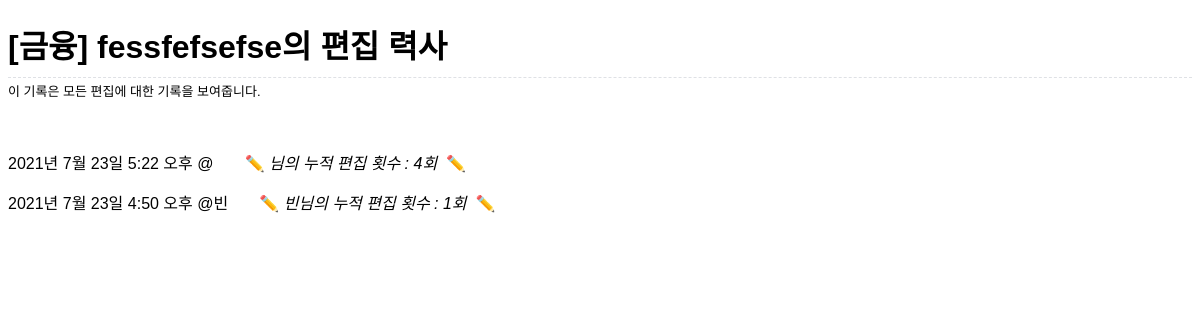
The app's page /mainPage/history/1/ with its own data.
### blogPosts/models.py (models this page shows, shortened)
class Post(models.Model):
    section = models.CharField(max_length=256, null=True)
    sub_section = models.CharField(max_length=256, null=True)
    title = models.CharField(max_length=256)
    brief_description = models.CharField(max_length=256, null=True)
    image = models.ImageField(upload_to='feed_image', blank = True, null=True)
    content = models.TextField()
    created_at = models.DateTimeField(default=timezone.now)
    updated_at = models.DateTimeField(blank=True, null=True)
    like_dislike = models.ManyToManyField(User, blank=True, related_name='like_posts', through='LikeOrDislike')
    edit_users = models.ManyToManyField(User, blank=True, related_name = 'post_editors', through = 'Editors')

class Editors(models.Model):
    user = models.ForeignKey(User, on_delete=models.CASCADE)
    post = models.ForeignKey(Post, on_delete=models.CASCADE)
    edited_at = models.DateTimeField(default = timezone.now)

### accounts/models.py (models this page shows, shortened)
class Profile(models.Model):
    user = models.OneToOneField(User, on_delete=models.CASCADE)
    password = models.CharField(max_length=64, verbose_name="비밀번호")
    email = models.EmailField(verbose_name="email", max_length=60, default = "마이페이지에서 이름을 입력해주세요!")
    interest = models.CharField(verbose_name='interest', max_length=200)
    date_joined = models.DateTimeField(verbose_name="date joined", auto_now_add=True)
    last_login = models.DateTimeField(verbose_name="last joined", auto_now=True)
    is_admin = models.BooleanField(default=False)
    is_active = models.BooleanField(default=True)
    profile_image = models.ImageField(max_length=255, upload_to="img/", null=True, blank=True, default="img/Bin.png")

### blogPosts/views.py (the view)
# urls.py: path('history/<int:id>/', views.IframeView.history, name = "history"),
    def history(request, id) :
        post = Post.objects.get(id = id)
        editor_list = post.editors_set.all().order_by('-edited_at')
        final_list = editor_list
        editor_count = {}
        for editor in editor_list :
            if editor.user.profile.email in editor_count:
                editor_count[editor.user.profile.email] += 1
                final_list = final_list.exclude(edited_at = editor.edited_at)
            else :
                editor_count[editor.user.profile.email] = 1
        return render(request, 'blogPosts/history.html', {'post':post, 'editor_list': final_list, 'editor_count' : editor_count})

### blogPosts/templates/blogPosts/history.html (shortened to what this page needs)
<!DOCTYPE html>
<html lang="ko">
    <head>
        {% load static %}
        <link rel="stylesheet" href="{% static 'blogPosts/css/textPage.css' %}">
    </head>
    <body class="textPage-history">
        <header class="history-header">
            <h1 id="history-header-title">[{{post.section}}] {{post.title}}의 편집 력사</h1>
            <p id="history-header-detail">이 기록은 모든 편집에 대한 기록을 보여줍니다.</p>
        </header>
        <div class="history-main">
            {% for editor in editor_list %}
                <p>{{editor.edited_at}} @{{editor.user.profile.email}}
                {% for username, count in editor_count.items %}
                    {% if username == editor.user.profile.email %}
                     &nbsp;&nbsp;&nbsp;&nbsp;&nbsp;&nbsp;✏️&nbsp;<i>{{editor.user.profile.email}}님의 누적 편집 횟수 : {{count}}회</i>&nbsp;&nbsp;✏️
                    {% endif %}
                {% endfor %}
                </p>
            {% endfor %}
        </div>
    </body>
</html>

### blogPosts/static/blogPosts/css/textPage.css (style rules this page uses)
.history-header { font-family: 'Noto Sans KR', sans-serif; margin-bottom: 50px; }
#history-header-title { font-weight: 900; border-bottom: 0.5px dashed #dfe1e5; padding-bottom: 10px; margin-bottom: 3px; }
#history-header-detail { font-weight: 100; font-size: 13px; margin-top: 0px; }
.history-main { font-family: 'Noto Sans KR', sans-serif; font-weight: 100; }

### records on screen
Post: section "금융", title "fessfefsefse"
Editors: edited_at "2021년 7월 23일 5:22 오후", editor_count "4"
Editors: edited_at "2021년 7월 23일 4:50 오후", user.profile.email "빈", user.profile.email "빈", editor_count "1"
